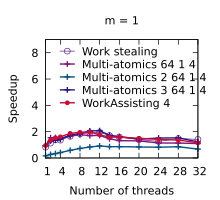

gnuplot code for this plot:
set title "m = 1"
set terminal pdf size 2.2,2.0
set output "./results/LUD_n___512,_m___1.pdf"
set key on
set key top left Left reverse
set key samplen 1.4
set xrange [1:32]
set xtics (1, 4, 8, 12, 16, 20, 24, 28, 32)
set xlabel "Number of threads"
set yrange [0:9]
set ytics (0, 2, 4, 6, 8)
set ylabel "Speedup"
plot './results/LUD_n___512,_m___1.dat' using 1:2 title "Work stealing" pointsize 0.7 lw 1 pt 6 linecolor rgb "#5B2182" with linespoints, \
  './results/LUD_n___512,_m___1.dat' using 1:3 title "Multi-atomics 64 1 4" pointsize 0.7 lw 2 pt 1 linecolor rgb "#801478" with linespoints, \
  './results/LUD_n___512,_m___1.dat' using 1:4 title "Multi-atomics 2 64 1 4" pointsize 0.7 lw 2 pt 1 linecolor rgb "#0A5080" with linespoints, \
  './results/LUD_n___512,_m___1.dat' using 1:5 title "Multi-atomics 3 64 1 4" pointsize 0.7 lw 2 pt 1 linecolor rgb "#281480" with linespoints, \
  './results/LUD_n___512,_m___1.dat' using 1:6 title "WorkAssisting 4" pointsize 0.4 lw 2 pt 7 linecolor rgb "#C80A35" with linespoints
